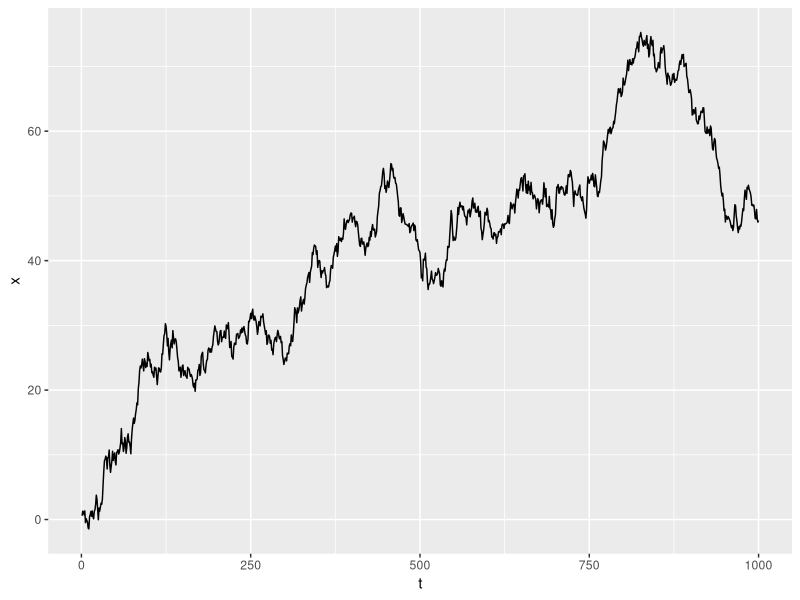
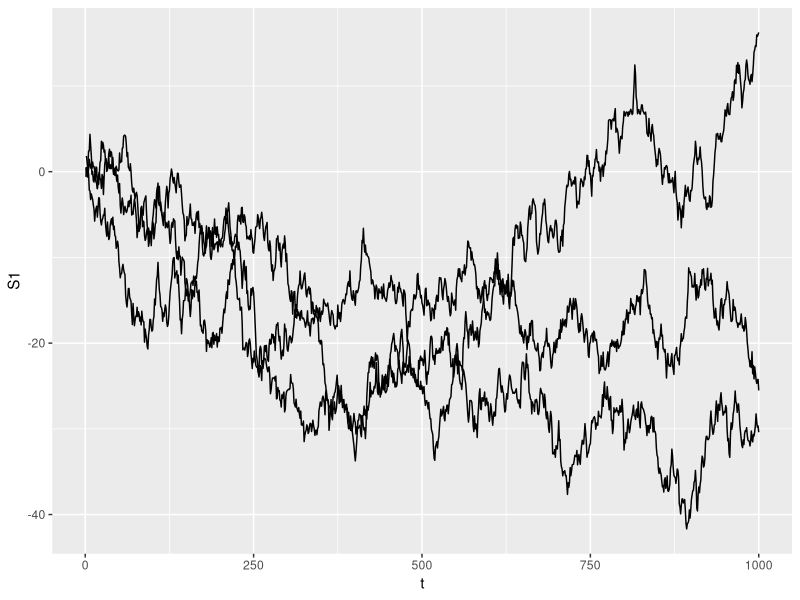

These figures' R source, in order:
# ---- libraries ----
library(ggplot2)
library(tidyverse)
library(dplyr)

# ---- A first random walk simulation ----

# set simulation seed
set.seed(12345)

# set lenght of the series
N = 1000

# create a random serie
x <- e <- rnorm(n = N)

# generate random walk
for (t in 2:N){
  x[t] <- x[t-1] + e[t]
}

tserie <- data.frame(x,
                     t = 1:1000)

# plot random walk
ggplot(data = tserie,
       aes(x = t,
           y = x)) +
  geom_line()

# ---- function for several random walks ----

# set lenght of the series
N = 1000
repetitions = 3
tseries <- NULL
# create a random serie

for(i in 1:repetitions){
  
  x <- e <- rnorm(n = N)
  # generate random walk
  for (t in 2:N){
    x[t] <- x[t-1] + e[t]
  }
  
  
  x <- as.data.frame(x)
  
  tseries <- bind_cols(tseries, x)
}
colnames(tseries) <- sprintf("S%s", seq(1:repetitions))
tseries$t <- 1:N

ggplot(data = tseries,
       aes(x = t)) +
  geom_line(aes(y = S1)) +
  geom_line(aes(y = S2)) +
  geom_line(aes(y = S3))